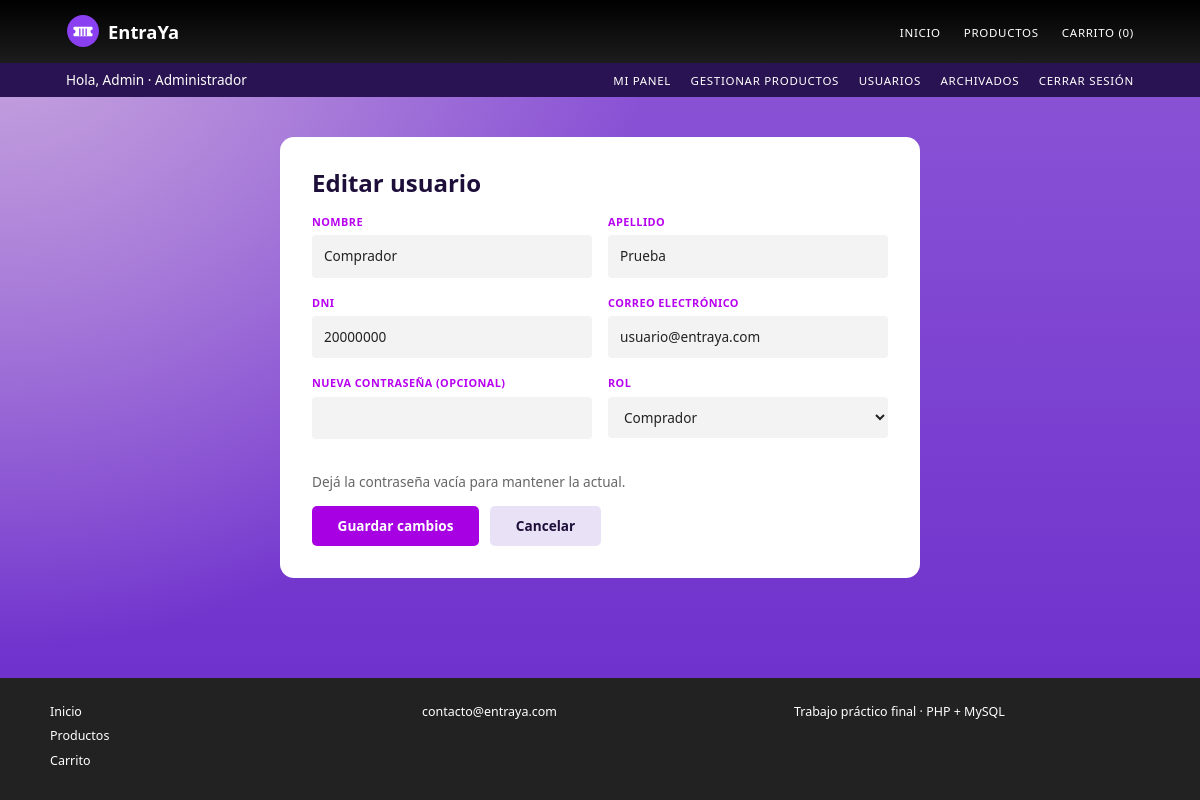
The app's page /editar_usuario.php?id=2 (signed in) with its own data.
### tables this page shows
CREATE TABLE IF NOT EXISTS usuarios (
  id              INT UNSIGNED NOT NULL AUTO_INCREMENT,
  nombre          VARCHAR(60)  NOT NULL,
  apellido        VARCHAR(60)  NOT NULL,
  dni             VARCHAR(8)   NOT NULL,
  email           VARCHAR(120) NOT NULL,
  password        VARCHAR(255) NOT NULL,               
  rol             ENUM('usuario','admin') NOT NULL DEFAULT 'usuario',   
  fecha_creacion  DATETIME NOT NULL DEFAULT CURRENT_TIMESTAMP,
  fecha_archivado DATETIME NULL DEFAULT NULL,          
  PRIMARY KEY (id),
  UNIQUE KEY uq_usuarios_dni (dni),
  UNIQUE KEY uq_usuarios_email (email)
);

### includes/funciones.php (called while the page is built, shortened)
<?php
function e($texto): string {
    return htmlspecialchars((string)$texto, ENT_QUOTES, 'UTF-8');
}

### includes/campos_usuario.php (the view, shortened to what this page needs)
<div class="fila">
    <label>Nombre
        <input type="text" name="nombre" maxlength="60" required value="<?= e($v['nombre'] ?? '') ?>">
    </label>
    <label>Apellido
        <input type="text" name="apellido" maxlength="60" required value="<?= e($v['apellido'] ?? '') ?>">
    </label>
</div>
<div class="fila">
    <label>DNI
        <input type="text" name="dni" inputmode="numeric" pattern="\d{7,8}" maxlength="8" required value="<?= e($v['dni'] ?? '') ?>">
    </label>
    <label>Correo electrónico
        <input type="email" name="email" maxlength="120" required value="<?= e($v['email'] ?? '') ?>">
    </label>
</div>
<div class="fila">
    <label><?= $passObligatoria ? 'Contraseña' : 'Nueva contraseña (opcional)' ?>
        <input type="password" name="password" minlength="8" autocomplete="new-password" <?= $passObligatoria ? 'required' : '' ?>>
    </label>
    <?php if (!empty($conRol)): ?>
    <label>Rol
        <select name="rol">
            <option value="usuario" <?= ($v['rol'] ?? 'usuario') === 'usuario' ? 'selected' : '' ?>>Comprador</option>
        </select>
    </label>
    <?php endif; ?>
</div>

### css/estilos.css (style rules this page uses)
:root { --negro:#0d0d0d; --gris-banda:#363636; --gris-pie:#222; --violeta:#6a2bcb; --lila:#c9a8de; --magenta:#a600e3; --cian:#5ad7f2; --tinta:#1d0f3a; --linea:#e6dff2; }
* { box-sizing:border-box }
html { overflow-x:hidden }
body { margin:0;font-family:"Segoe UI","Helvetica Neue",Arial,sans-serif;font-size:15px;line-height:1.6;color:#fff; background:radial-gradient(circle at 0% 0%,#c9a8de 0%,rgba(201,168,222,0) 45%),linear-gradient(180deg,#8d57d6 0%,#6a2bcb 100%) fixed; min-height:100vh;display:flex;flex-direction:column }
label { display:block;font-size:.68rem;font-weight:700;text-transform:uppercase;letter-spacing:.04em;color:#b800f0;margin-bottom:1rem }
input,select,textarea { display:block;width:100%;margin-top:.3rem;padding:.65rem .75rem;border:0;border-radius:4px;background:#f3f3f3;font:inherit;font-size:.85rem;color:#222;text-transform:none;letter-spacing:0;font-weight:400 }
.fila { display:grid;grid-template-columns:repeat(auto-fit,minmax(220px,1fr));gap:1rem }

### records on screen
usuarios: nombre "Comprador", apellido "Prueba", dni "20000000", email "usuario@entraya.com", rol "Comprador"

### other values on screen
SITIO "EntraYa"
$nCarrito "0"
$_SESSION['nombre'] "Admin"
